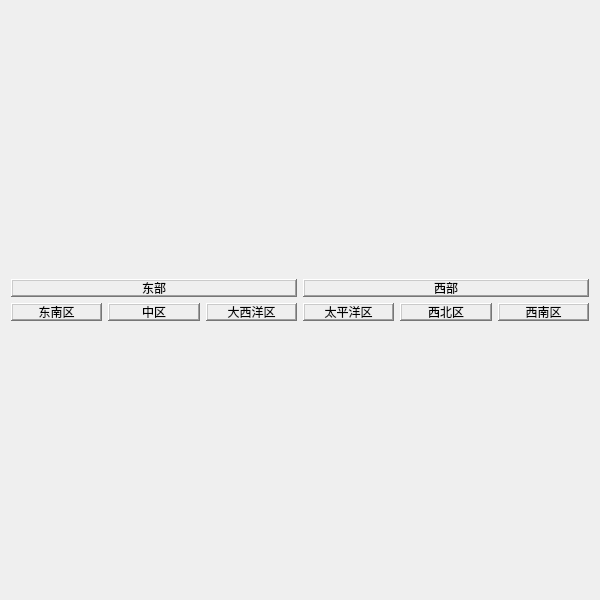
<?xml version="1.0" encoding="UTF-8"?>
<ui version="4.0">
 <class>pageData</class>
 <widget class="QWidget" name="pageData">
  <property name="geometry">
   <rect>
    <x>0</x>
    <y>0</y>
    <width>600</width>
    <height>600</height>
   </rect>
  </property>
  <property name="windowTitle">
   <string>Form</string>
  </property>
  <layout class="QVBoxLayout" name="verticalLayout" stretch="1,16">
   <item>
    <layout class="QGridLayout" name="gridLayout">
     <item row="1" column="2">
      <widget class="QLabel" name="label_5">
       <property name="minimumSize">
        <size>
         <width>10</width>
         <height>18</height>
        </size>
       </property>
       <property name="maximumSize">
        <size>
         <width>16777215</width>
         <height>18</height>
        </size>
       </property>
       <property name="frameShape">
        <enum>QFrame::WinPanel</enum>
       </property>
       <property name="frameShadow">
        <enum>QFrame::Raised</enum>
       </property>
       <property name="text">
        <string>大西洋区</string>
       </property>
       <property name="alignment">
        <set>Qt::AlignCenter</set>
       </property>
      </widget>
     </item>
     <item row="1" column="1">
      <widget class="QLabel" name="label_4">
       <property name="minimumSize">
        <size>
         <width>10</width>
         <height>18</height>
        </size>
       </property>
       <property name="maximumSize">
        <size>
         <width>16777215</width>
         <height>18</height>
        </size>
       </property>
       <property name="frameShape">
        <enum>QFrame::WinPanel</enum>
       </property>
       <property name="frameShadow">
        <enum>QFrame::Raised</enum>
       </property>
       <property name="text">
        <string>中区</string>
       </property>
       <property name="alignment">
        <set>Qt::AlignCenter</set>
       </property>
      </widget>
     </item>
     <item row="1" column="4">
      <widget class="QLabel" name="label_7">
       <property name="minimumSize">
        <size>
         <width>10</width>
         <height>18</height>
        </size>
       </property>
       <property name="maximumSize">
        <size>
         <width>16777215</width>
         <height>18</height>
        </size>
       </property>
       <property name="frameShape">
        <enum>QFrame::WinPanel</enum>
       </property>
       <property name="frameShadow">
        <enum>QFrame::Raised</enum>
       </property>
       <property name="text">
        <string>西北区</string>
       </property>
       <property name="alignment">
        <set>Qt::AlignCenter</set>
       </property>
      </widget>
     </item>
     <item row="1" column="3">
      <widget class="QLabel" name="label_6">
       <property name="minimumSize">
        <size>
         <width>10</width>
         <height>18</height>
        </size>
       </property>
       <property name="maximumSize">
        <size>
         <width>16777215</width>
         <height>18</height>
        </size>
       </property>
       <property name="frameShape">
        <enum>QFrame::WinPanel</enum>
       </property>
       <property name="frameShadow">
        <enum>QFrame::Raised</enum>
       </property>
       <property name="text">
        <string>太平洋区</string>
       </property>
       <property name="alignment">
        <set>Qt::AlignCenter</set>
       </property>
      </widget>
     </item>
     <item row="1" column="0">
      <widget class="QLabel" name="label_3">
       <property name="minimumSize">
        <size>
         <width>10</width>
         <height>18</height>
        </size>
       </property>
       <property name="maximumSize">
        <size>
         <width>16777215</width>
         <height>18</height>
        </size>
       </property>
       <property name="frameShape">
        <enum>QFrame::WinPanel</enum>
       </property>
       <property name="frameShadow">
        <enum>QFrame::Raised</enum>
       </property>
       <property name="text">
        <string>东南区</string>
       </property>
       <property name="alignment">
        <set>Qt::AlignCenter</set>
       </property>
      </widget>
     </item>
     <item row="1" column="5">
      <widget class="QLabel" name="label_8">
       <property name="minimumSize">
        <size>
         <width>10</width>
         <height>18</height>
        </size>
       </property>
       <property name="maximumSize">
        <size>
         <width>16777215</width>
         <height>18</height>
        </size>
       </property>
       <property name="frameShape">
        <enum>QFrame::WinPanel</enum>
       </property>
       <property name="frameShadow">
        <enum>QFrame::Raised</enum>
       </property>
       <property name="text">
        <string>西南区</string>
       </property>
       <property name="alignment">
        <set>Qt::AlignCenter</set>
       </property>
      </widget>
     </item>
     <item row="0" column="0" colspan="3">
      <widget class="QLabel" name="label">
       <property name="minimumSize">
        <size>
         <width>30</width>
         <height>18</height>
        </size>
       </property>
       <property name="maximumSize">
        <size>
         <width>16777215</width>
         <height>18</height>
        </size>
       </property>
       <property name="frameShape">
        <enum>QFrame::WinPanel</enum>
       </property>
       <property name="frameShadow">
        <enum>QFrame::Raised</enum>
       </property>
       <property name="text">
        <string>东部</string>
       </property>
       <property name="alignment">
        <set>Qt::AlignCenter</set>
       </property>
      </widget>
     </item>
     <item row="0" column="3" colspan="3">
      <widget class="QLabel" name="label_2">
       <property name="minimumSize">
        <size>
         <width>30</width>
         <height>18</height>
        </size>
       </property>
       <property name="maximumSize">
        <size>
         <width>16777215</width>
         <height>18</height>
        </size>
       </property>
       <property name="frameShape">
        <enum>QFrame::WinPanel</enum>
       </property>
       <property name="frameShadow">
        <enum>QFrame::Raised</enum>
       </property>
       <property name="text">
        <string>西部</string>
       </property>
       <property name="alignment">
        <set>Qt::AlignCenter</set>
       </property>
      </widget>
     </item>
    </layout>
   </item>
   <item>
    <layout class="QGridLayout" name="gridLayoutTeam"/>
   </item>
  </layout>
 </widget>
 <resources/>
 <connections/>
</ui>
